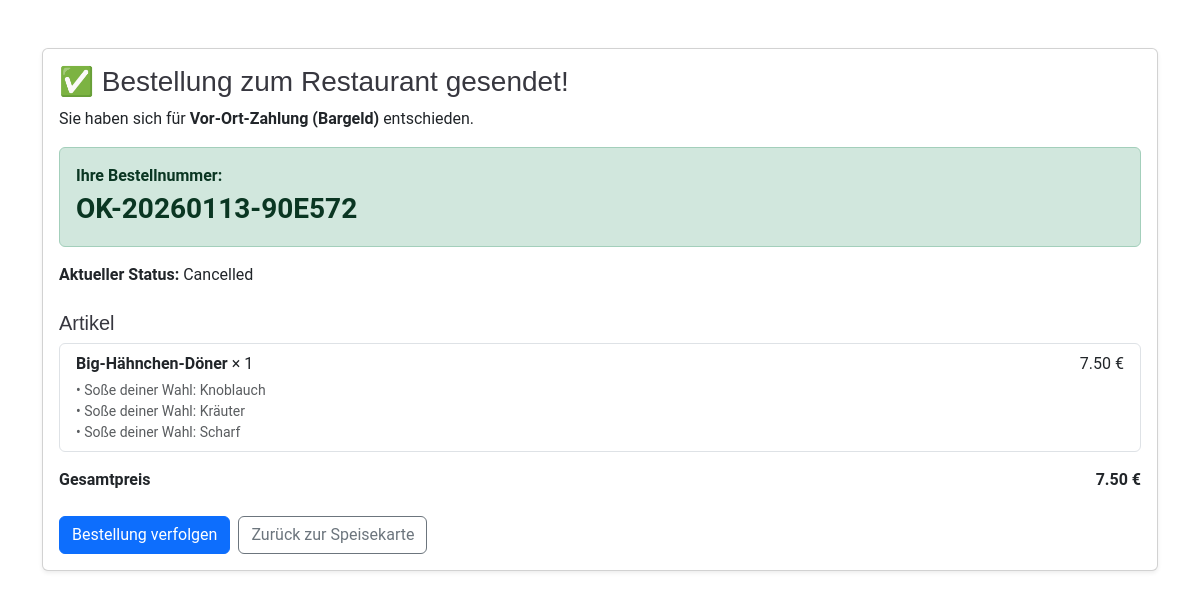
The page /order/success/OK-20260113-90E572/ on the database its author committed.
### FoodOrdering/models.py (models this page shows, shortened)
class Order(models.Model):
    STATUS_CHOICES = (
        ("CART", "Cart"),
        ("PLACED", "Placed"),
        ("PREPARING", "Preparing"),
        ("DELIVERING", "Delivering"),
        ("COMPLETED", "Completed"),
        ("CANCELLED", "Cancelled"),
    )
    user = models.ForeignKey(settings.AUTH_USER_MODEL, on_delete=models.SET_NULL, null=True, blank=True)
    full_name = models.CharField(max_length=120)
    phone = models.CharField(max_length=50)
    email = models.EmailField(blank=True)
    address_line = models.CharField(max_length=255, blank=True)  # for delivery
    city = models.CharField(max_length=120, blank=True)
    postal_code = models.CharField(max_length=20, blank=True)
    notes = models.TextField(blank=True)
    status = models.CharField(max_length=12, choices=STATUS_CHOICES, default="CART")
    created_at = models.DateTimeField(auto_now_add=True)
    placed_at = models.DateTimeField(null=True, blank=True)
    payment_method = models.CharField(max_length=20, blank=True)  # "CASH" or "STRIPE"
    is_paid = models.BooleanField(default=False)
    stripe_session_id = models.CharField(max_length=255, blank=True)
    stripe_payment_intent_id = models.CharField(max_length=255, blank=True)
    order_number = models.CharField(max_length=20, unique=True, null=True, blank=True, db_index=True)
    def total_price(self):
        return sum(item.total_price() for item in self.items.all())

class OrderItem(models.Model):
    order = models.ForeignKey(Order, on_delete=models.CASCADE, related_name="items")
    product = models.ForeignKey(Product, on_delete=models.PROTECT)
    quantity = models.PositiveIntegerField(default=1)
    price_at_time = models.DecimalField(max_digits=8, decimal_places=2)
    def options_total(self):
        return sum(o.price_delta_at_time for o in self.chosen_options.all())
    def unit_total(self):
        return self.price_at_time + self.options_total()
    def total_price(self):
        return self.unit_total() * self.quantity

class Product(models.Model):
    category = models.ForeignKey(Category, on_delete=models.PROTECT, related_name="products")
    name = models.CharField(max_length=160)
    slug = models.SlugField(max_length=180, unique=True)
    description = models.TextField(blank=True)
    price = models.DecimalField(max_digits=8, decimal_places=2)
    image = models.ImageField(upload_to="products/", blank=True, null=True)
    is_available = models.BooleanField(default=True)
    class Meta:
        ordering = ["name"]

class OrderItemOption(models.Model):
    order_item = models.ForeignKey(OrderItem, on_delete=models.CASCADE, related_name="chosen_options")
    option = models.ForeignKey(Option, on_delete=models.PROTECT)
    price_delta_at_time = models.DecimalField(max_digits=8, decimal_places=2)
    class Meta:
        unique_together = ("order_item", "option")

class Option(models.Model):
    group = models.ForeignKey(OptionGroup, on_delete=models.CASCADE, related_name="options")
    name = models.CharField(max_length=120)
    price_delta = models.DecimalField(max_digits=8, decimal_places=2, default=Decimal("0.00"))
    sort_order = models.PositiveIntegerField(default=0)
    is_active = models.BooleanField(default=True)
    class Meta:
        ordering = ["sort_order", "name"]

class OptionGroup(models.Model):
    name = models.CharField(max_length=120)
    slug = models.SlugField(max_length=140, unique=True)
    is_required = models.BooleanField(default=False)
    min_select = models.PositiveIntegerField(default=0)
    max_select = models.PositiveIntegerField(default=1)  # 1 = radio, >1 = checkboxes
    sort_order = models.PositiveIntegerField(default=0)
    is_active = models.BooleanField(default=True)
    class Meta:
        ordering = ["sort_order", "name"]

### FoodOrdering/views.py (the view)
# urls.py: path("order/success/<str:order_number>/", views.order_success, name="order_success"),
def order_success(request, order_number):
    order = get_object_or_404(Order, order_number=order_number)
    return render(request, "order_success.html", {"order": order})

### templates/order_success.html (shortened to what this page needs)
{% load static %}
<!DOCTYPE html>
<html lang="de">
<head>
  <link href="{% static 'assets/vendor/bootstrap/css/bootstrap.min.css' %}" rel="stylesheet">
  <link href="{% static 'assets/css/main.css' %}" rel="stylesheet">
</head>
<body>
<div class="container my-5">
  <div class="card shadow-sm">
    <div class="card-body">
      <h3 class="mb-2">✅ Bestellung zum Restaurant gesendet!</h3>
      <p class="mb-3">Sie haben sich für <strong>Vor-Ort-Zahlung (Bargeld)</strong> entschieden.</p>
      <div class="alert alert-success">
        <div><strong>Ihre Bestellnummer:</strong></div>
        <div class="fs-3 fw-bold">{{ order.order_number }}</div>
      </div>
      <div class="mb-3">
        <strong>Aktueller Status:</strong> {{ order.get_status_display }}
      </div>
      <h5 class="mt-4">Artikel</h5>
      <ul class="list-group">
        {% for item in order.items.all %}
          <li class="list-group-item d-flex justify-content-between">
            <div>
              <strong>{{ item.product.name }}</strong> × {{ item.quantity }}
              {% if item.chosen_options.all %}
                <div class="small text-muted mt-1">
                  {% for ch in item.chosen_options.all %}
                    • {{ ch.option.group.name }}: {{ ch.option.name }}<br>
                  {% endfor %}
                </div>
              {% endif %}
            </div>
            <div>{{ item.total_price }} €</div>
          </li>
        {% endfor %}
      </ul>
      <div class="d-flex justify-content-between mt-3">
        <strong>Gesamtpreis</strong>
        <strong>{{ order.total_price }} €</strong>
      </div>
      <div class="mt-4 d-flex gap-2">
        <a class="btn btn-primary" href="{% url 'track_order' %}">Bestellung verfolgen</a>
        <a class="btn btn-outline-secondary" href="{% url 'home' %}">Zurück zur Speisekarte</a>
      </div>
    </div>
  </div>
</div>
</body>
</html>

### static/assets/css/main.css (style rules this page uses)
:root { --default-font: "Roboto", system-ui, -apple-system, "Segoe UI", Roboto, "Helvetica Neue", Arial, "Noto Sans", "Liberation Sans", sans-serif, "Apple Color Emoji", "Segoe UI Emoji", "Segoe UI Symbol", "Noto Color Emoji"; --heading-font: "Amatic SC", sans-serif; --nav-font: "Inter", sans-serif; }
:root { --background-color: #ffffff; --default-color: #212529; --heading-color: #37373f; --accent-color: #ce1212; --surface-color: #ffffff; --contrast-color: #ffffff; }
:root { --nav-color: #7f7f90; --nav-hover-color: #ce1212; --nav-mobile-background-color: #ffffff; --nav-dropdown-background-color: #ffffff; --nav-dropdown-color: #7f7f90; --nav-dropdown-hover-color: #ce1212; }
:root { scroll-behavior: smooth; }
body { color: var(--default-color); background-color: var(--background-color); font-family: var(--default-font); }
a { color: var(--accent-color); text-decoration: none; transition: 0.3s; }
h1, h2, h3, h4, h5, h6 { color: var(--heading-color); font-family: var(--heading-font); }

### rows shown on the page
Order: order_number "OK-20260113-90E572", status "Cancelled", total_price "7.50"
OrderItem: product.name "Big-Hähnchen-Döner", quantity "1", total_price "7.50"
OrderItemOption: option.group.name "Soße deiner Wahl", option.name "Knoblauch"
OrderItemOption: option.group.name "Soße deiner Wahl", option.name "Kräuter"
OrderItemOption: option.group.name "Soße deiner Wahl", option.name "Scharf"
